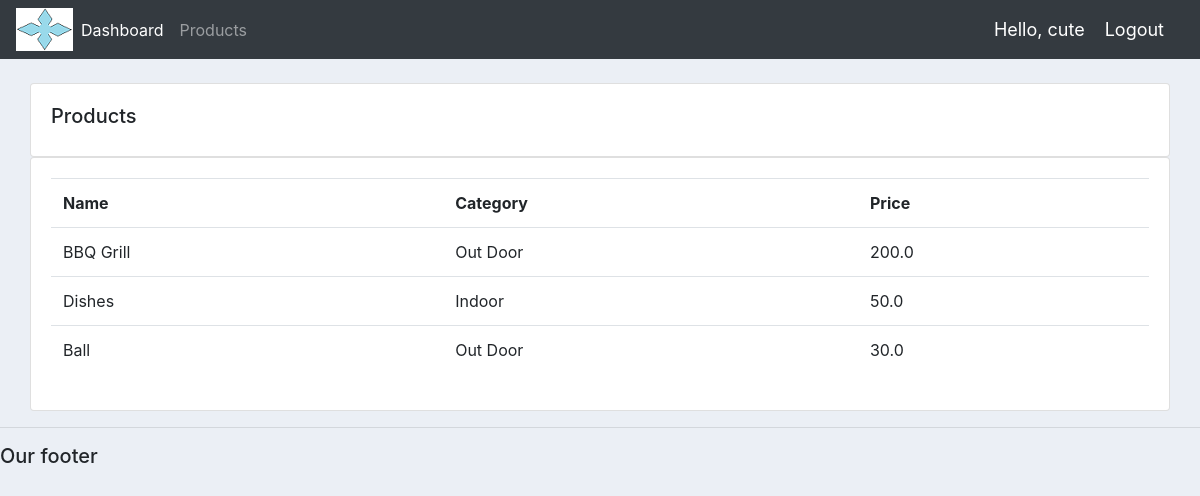
The app's page /products/ (signed in) with its own data.
### accounts/models.py (models this page shows, shortened)
class Product(models.Model):
    CATEGORY = (
        ('Indoor', 'Indoor'),
        ('Out Door', 'Out Door')
    )
    name = models.CharField(max_length=200, blank=True, null=True)
    price = models.FloatField(blank=True, null=True)
    category = models.CharField(max_length=200, blank=True, null=True, choices=CATEGORY)
    description = models.CharField(max_length=200, blank=True, null=True)
    date_created = models.DateTimeField(auto_now_add=True, blank=True, null=True)
    tags = models.ManyToManyField(Tag)

### accounts/decorators.py (the view)
        def wrapper_func(request, *args, **kwargs):
            group = None
            if request.user.groups.exists():
                group = request.user.groups.all()[0].name
            if group in allowed_roles:
                return view_func(request, *args, **kwargs)
            else:
                return HttpResponse("You are not authorized to view this page")

### accounts/views.py (called while the page is built)
@login_required(login_url='login')
@allowed_users(allowed_roles=['admin'])
def products(request):
    products = Product.objects.all()
    context = {
        'products': products
    }
    return render(request, "accounts/products.html", context)

### templates/accounts/products.html
{% extends "accounts/base.html" %}
{% block content %}
    <br>
    <div class="col">
        <div class="col-md">
            <div class="card card-body">
                <h5>Products</h5>
            </div>
            <div class="card card-body">
                <table class="table">
                    <tr>
                        <th>Name</th>
                        <th>Category</th>
                        <th>Price</th>
                    </tr>
                    {% for item in products %}
                    <tr>
                        <td>{{item.name}}</td>
                        <td>{{item.category}}</td>
                        <td>{{item.price}}</td>
                    </tr>
                    {% endfor %}
                </table>
            </div>
        </div>
    </div>
{% endblock content %}

### templates/accounts/navbar.html (shortened to what this page needs)
{% load static %}
<nav class="navbar navbar-expand-lg navbar-dark bg-dark">
  <img src="{% static '/images/joy_logo1.png' %}">
  <div class="collapse navbar-collapse" id="navbarNav">
    <ul class="navbar-nav">
      {% if request.user.is_staff %}
      <li class="nav-item active">
        <a class="nav-link" href="{% url 'home' %}">Dashboard</a>
      </li>
      <li class="nav-item">
        <a class="nav-link" href="{% url 'products' %}">Products</a>
      </li>
      {% else %}
      <li class="nav-item">
        <a class="nav-link" href="{% url 'account' %}">Settings</a>
      </li>
      {% endif %}
    </ul>
  </div>
  <span class='hello-msg'>Hello, {{request.user}}</span>
  <span><a class='hello-msg' href="{% url 'logout' %}">Logout</a></span>
</nav>

### static/css/base.css (style rules this page uses)
body { background-color: #ebeff5; }

### templates/accounts/navbar.html (style rules this page uses)
.hello-msg { font-size: 18px; color: #fff; margin-right: 20px; }

### records on screen
Product: name "BBQ Grill", category "Out Door", price "200.0"
Product: name "Dishes", category "Indoor", price "50.0"
Product: name "Ball", category "Out Door", price "30.0"

### other values on screen
{{ request.user }} "cute"
